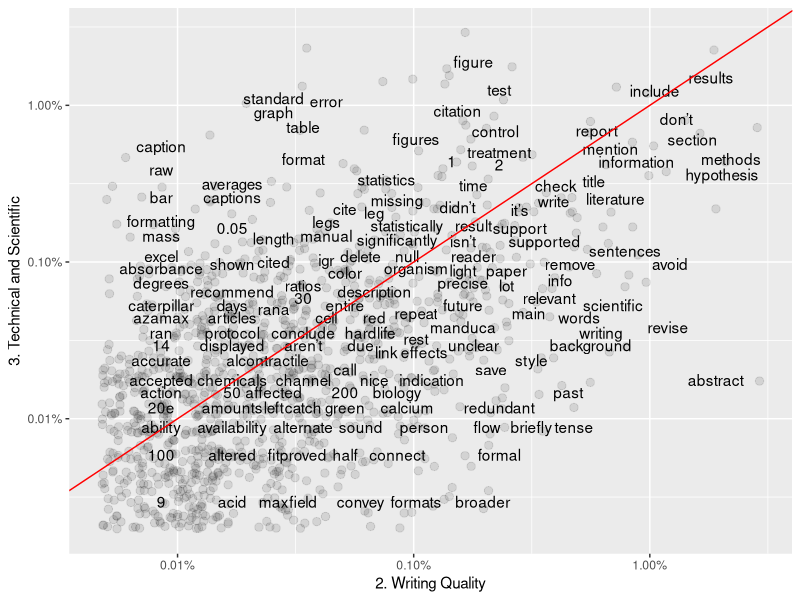
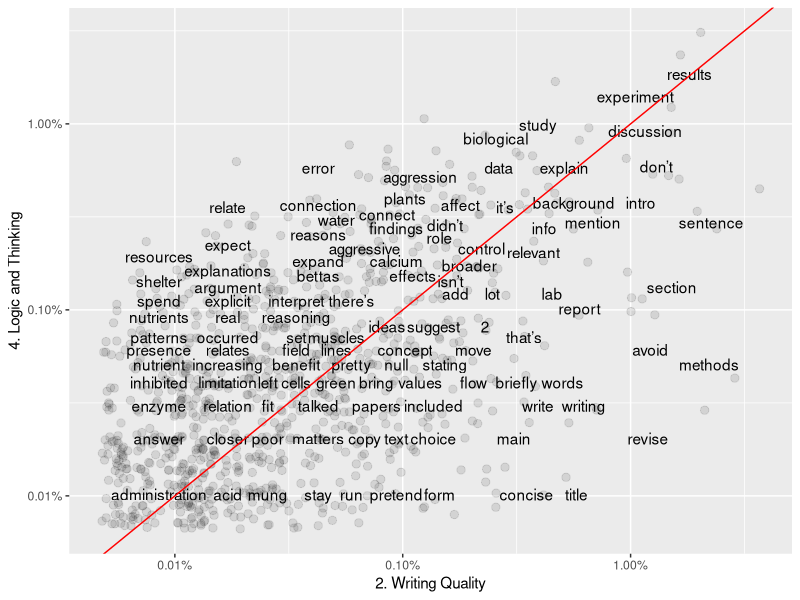
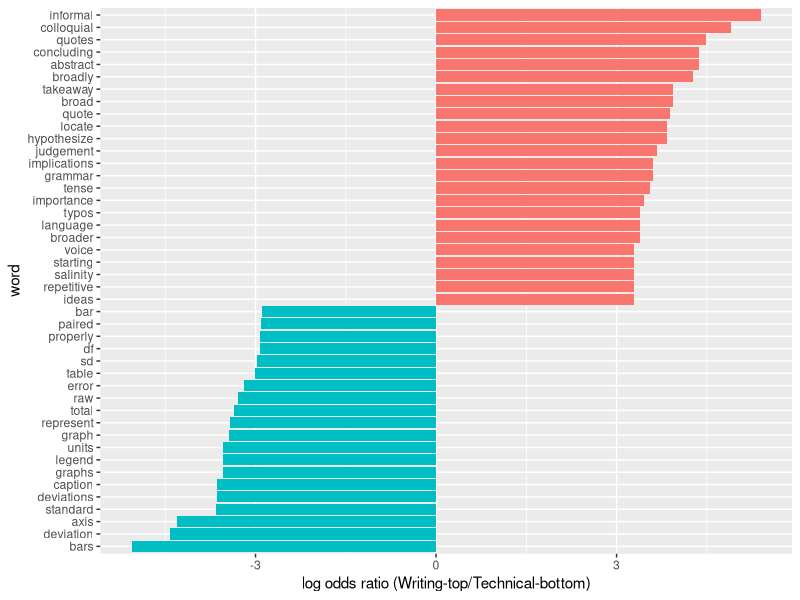
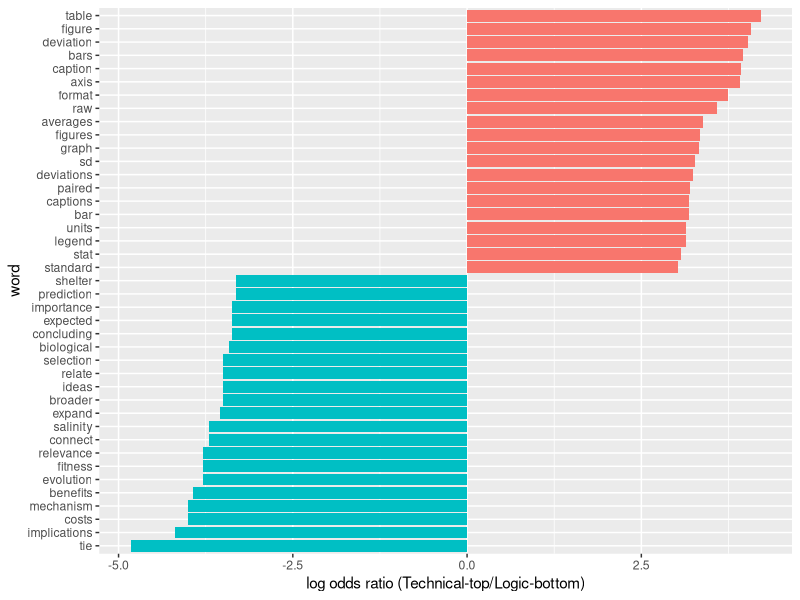
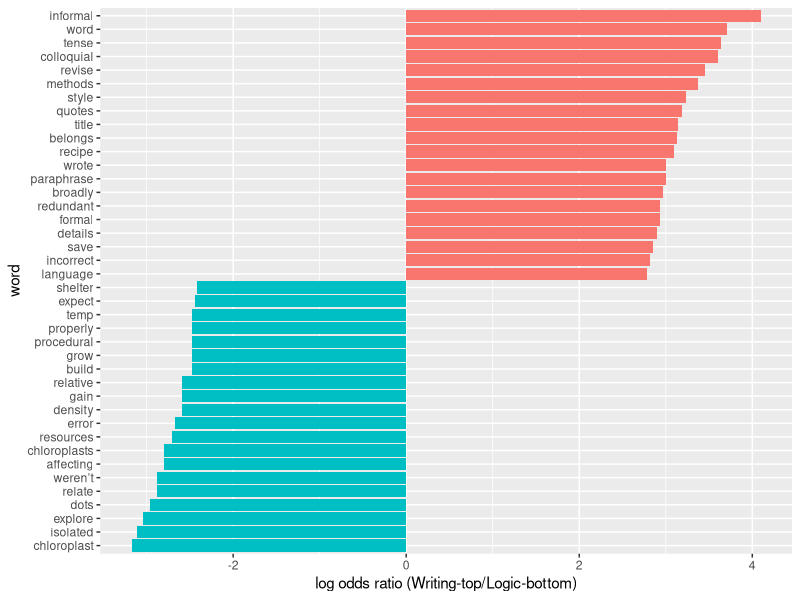
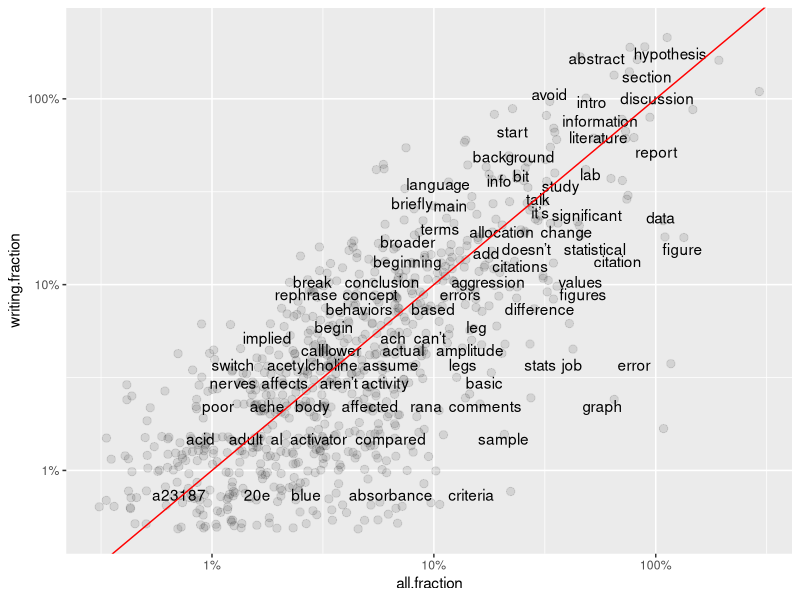
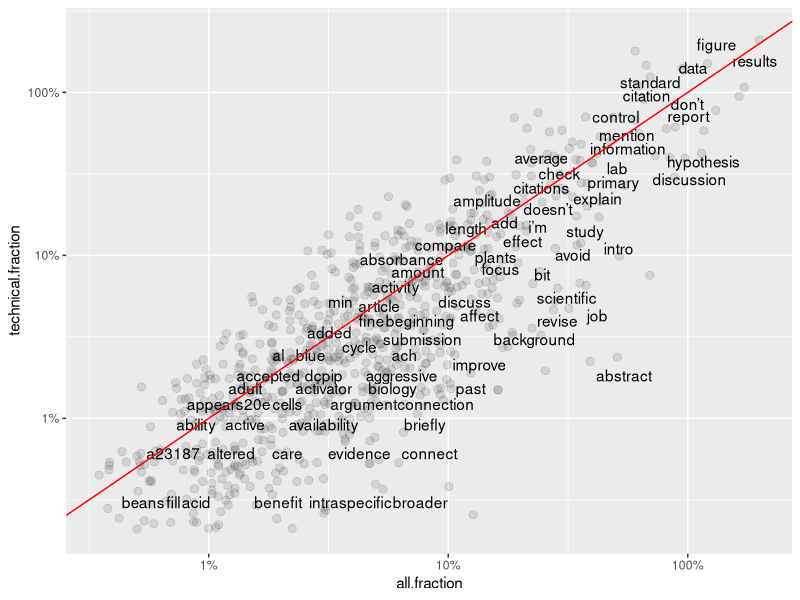
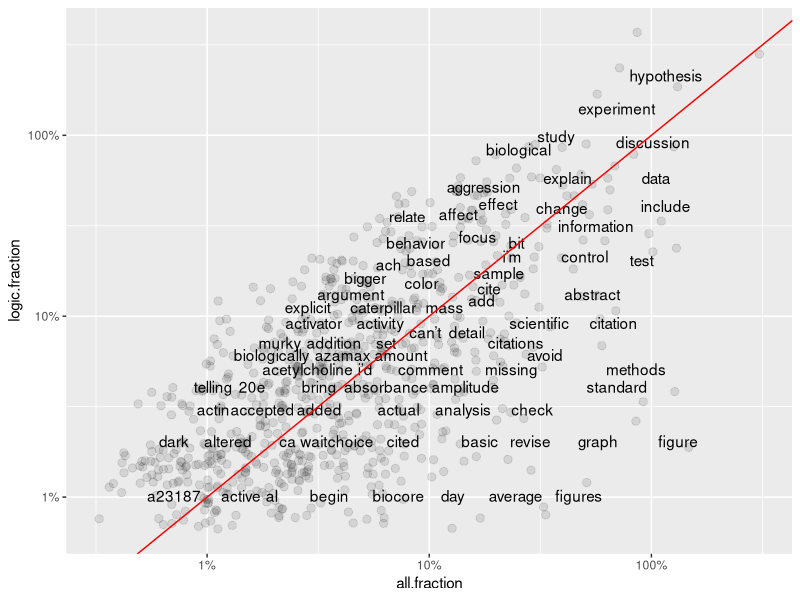

Write the R code that produced these figures, in order.
## ---- chunk 1
knitr::opts_chunk$set(echo = TRUE)
## ---- chunk 2
# Call in tidyverse, other required libraries.
library(tidyverse)
library(tidytext)
library(dplyr)
library(tidyr)
library(ggplot2)
library(scales)
## ---- chunk 3
#CSV file named "coded_full_comments_dataset_Spring18anon.csv" already has correctly organized text and meta-data. 
#Subsequent analyses call in subsets of "base_data".

base_data <- read_csv(file='data/coded_full_comments_dataset_Spring18anon.csv')
## ---- chunk 4
#"Course" column should only have entries that correspond to 113, 114, 214, NA. 
unique(base_data$course)
## ---- chunk 5
#Entries in "TAs" column should match the anonymous IDs for TAs assigned to the relevant courses in the semester being analyzed. Check that no additional or extra anonymous IDs are present, which would suggest improper coding or de-identification.
unique(base_data$ta)
## ---- chunk 6
#"Lab" should only have entries that match the limited keywords in codebook.
unique(base_data$lab)
## ---- chunk 7
#Look at the NUMBER of unique anonymous student IDs. Should be within 5% of (but not over) the combined enrollment of the 3 target courses for the semester.
unique(base_data$student)
## ---- chunk 8
#Check that "code.subject" list extracted from the dataset matches allowed terms in codebook.
unique(base_data$code.subject)
## ---- chunk 9
#Check that the "code.structure" list extracted from the dataset matches allowed terms in codebook.
unique(base_data$code.structure)
## ---- chunk 10
# Isolate table rows to compare. Then reduce larger dataframe to only 2 required columns of data.

frequency_writing <- filter(base_data, code.subject=="2. Writing Quality"|code.subject=="3. Technical and Scientific"|code.subject=="4. Logic and Thinking")
frequency_writing.subcolumns <- frequency_writing %>% select(1, 22:23)
## ---- chunk 11
# Tokenize phrases, remove stop words listed in standard reference file.
base_data_tokenized <- frequency_writing.subcolumns %>% 
  unnest_tokens(word,ta.comment) %>% 
  anti_join(stop_words)
## ---- chunk 12
#Block below re-organizes the data for comparisons. This pattern sets "2. Writing Quality" as the first dataset, then all other data in remaining columns.
#Groups by code.subject, calculated proportional frequency in each group.
#Final step creates 4 columns: word, 2. Writing Quality, code.subject, proportion
#Stats need this format to be able to compare 2. WQ against other values.
base_data_tokenized_sorted2 <- base_data_tokenized %>% 
  group_by(code.subject) %>%
  count(code.subject, word, sort=TRUE) %>% 
  mutate(proportion = n / sum(n)) %>% 
  select(-n) %>% 
  spread(code.subject, proportion) %>% 
  gather(code.subject, proportion, `3. Technical and Scientific`:`4. Logic and Thinking`)
## ---- chunk 13
cor.test(data = base_data_tokenized_sorted2[base_data_tokenized_sorted2$code.subject == "3. Technical and Scientific",], 
         ~ proportion + `2. Writing Quality`)
## ---- chunk 14
cor.test(data = base_data_tokenized_sorted2[base_data_tokenized_sorted2$code.subject == "4. Logic and Thinking",], 
         ~ proportion + `2. Writing Quality`)
## ---- chunk 15
# Isolate table rows to compare. Then reduce larger dataframe to only 2 required columns of data.

frequency_writing3 <- filter(base_data, code.subject=="3. Technical and Scientific"|code.subject=="2. Writing Quality"|code.subject=="4. Logic and Thinking")
frequency_writing3.subcolumns <- frequency_writing3 %>% select(1, 22:23)
## ---- chunk 16
# Tokenize phrases, remove stop words listed in standard reference file.
base_data_tokenized3 <- frequency_writing3.subcolumns %>% 
  unnest_tokens(word,ta.comment) %>% 
  anti_join(stop_words)
## ---- chunk 17
#Block below re-organizes the data for comparisons. This pattern sets "3. Writing Quality" as the first dataset, then all other data in remaining columns.
#Groups by code.subject, calculated proportional frequency in each group.
#Final step creates 4 columns: word, 2. Writing Quality, code.subject, proportion
#Stats need this format to be able to compare 2. WQ against other values.
base_data_tokenized_sorted3 <- base_data_tokenized3 %>% 
  group_by(code.subject) %>%
  count(code.subject, word, sort=TRUE) %>% 
  mutate(proportion = n / sum(n)) %>% 
  select(-n) %>% 
  spread(code.subject, proportion) %>% 
  gather(code.subject, proportion, `2. Writing Quality`:`4. Logic and Thinking`)
## ---- chunk 18
#Create groups by code.subject, calculates proportional frequency in each group.
#Final step creates 5 columns: code.subject, n, word, total, frequency.
base_data_tokenized_sorted3 <- base_data_tokenized3 %>% 
  group_by(code.subject) %>%
  count(code.subject, word, sort=TRUE) %>% 
  left_join(base_data_tokenized %>% 
              group_by(code.subject) %>% 
              summarise(total = n())) %>%
  mutate(freq = n/total)
## ---- chunk 19
#Groups by code.subject, calculated proportional frequency in each group.
#Final step creates 4 columns: word, 3. Technical and Scientific, code.subject, proportion
#Stats need this format to be able to compare 3. TS against other values.
base_data_tokenized_sorted3 <- base_data_tokenized3 %>% 
  group_by(code.subject) %>%
  count(code.subject, word, sort=TRUE) %>% 
  mutate(proportion = n / sum(n)) %>% 
  select(-n) %>% 
  spread(code.subject, proportion) %>% 
  gather(code.subject, proportion, `2. Writing Quality`:`4. Logic and Thinking`)

# THERE IS AN ERROR HERE I CANNOT DEBUG! If I change "3. Technical and Scientific"  to "2. Writing Quality", the structure of the tibble breaks. It goes from the correctly sorted 4 columns to incorrectly sorted 3 columns. It is NOT A TYPO; I cannot use a different order, or any other format. 

## ---- chunk 20
#Create groups by code.subject, calculates proportional frequency in each group.
#Final step creates 5 columns: code.subject, n, word, total, frequency.
base_data_tokenized_sorted2 <- base_data_tokenized %>% 
  group_by(code.subject) %>%
  count(code.subject, word, sort=TRUE) %>% 
  left_join(base_data_tokenized %>% 
  group_by(code.subject) %>% 
  summarise(total = n())) %>%
  mutate(freq = n/total)
## ---- chunk 21
base_data_tokenized_sorted2v3 <- base_data_tokenized_sorted2 %>% 
  select(code.subject, word, freq) %>% 
  spread(code.subject, freq) %>%
  arrange(`2. Writing Quality`,`3. Technical and Scientific`)
## ---- chunk 22
ggplot(base_data_tokenized_sorted2v3, aes(`2. Writing Quality`,`3. Technical and Scientific`)) +
  geom_jitter(alpha = 0.1, size = 2.5, width = 0.25, height = 0.25) +
  geom_text(aes(label = word), check_overlap = TRUE, vjust = 1.5) +
  scale_x_log10(labels = percent_format()) +
  scale_y_log10(labels = percent_format()) +
  geom_abline(color = "red")
  ggsave("Freqplot_3vs2.png", width = 10, height = 6)
## ---- chunk 23
#I can get part way around the problem by re-using the same data and calling a different subset for the Y axis. Want to add comparisons of 3 vs 4, but same tables cannot be created because dataframe keeps breaking when I try to change 2. WQ.

base_data_tokenized_sorted2v4 <- base_data_tokenized_sorted2 %>% 
  select(code.subject, word, freq) %>% 
  spread(code.subject, freq) %>%
  arrange(`2. Writing Quality`,`4. Logic and Thinking`)
## ---- chunk 24
ggplot(base_data_tokenized_sorted2v3, aes(`2. Writing Quality`,`4. Logic and Thinking`)) +
  geom_jitter(alpha = 0.1, size = 2.5, width = 0.25, height = 0.25) +
  geom_text(aes(label = word), check_overlap = TRUE, vjust = 1.5) +
  scale_x_log10(labels = percent_format()) +
  scale_y_log10(labels = percent_format()) +
  geom_abline(color = "red")
  ggsave("Freqplot_4vs2.png", width = 10, height = 6)
## ---- chunk 25
word_ratios2v3 <- base_data_tokenized %>%
  count(word, code.subject) %>%
  group_by(word) %>%
  filter(sum(n) >= 10) %>%
  ungroup() %>%
  spread(code.subject, n, fill = 0) %>%
  mutate_if(is.numeric, funs((. + 1) / (sum(.) + 1))) %>%
  mutate(logratio = log(`2. Writing Quality`/`3. Technical and Scientific`)) %>%
  arrange(desc(logratio))
## ---- chunk 26
word_ratios2v3 %>% 
  arrange(abs(logratio))
## ---- chunk 27
word_ratios2v3 %>%
  group_by(logratio < 0) %>%
  top_n(20, abs(logratio)) %>%
  ungroup() %>%
  mutate(word = reorder(word, logratio)) %>%
  ggplot(aes(word, logratio, fill = logratio < 0)) +
  geom_col(show.legend = FALSE) +
  coord_flip() +
  ylab("log odds ratio (Writing-top/Technical-bottom)") +
  scale_fill_discrete(name = "", labels = c("2. Writing Quality", "3. Technical and Scientific"))
  ggsave("Logplot_2vs3.png", width = 6, height = 10)

## ---- chunk 28
word_ratios3v4 <- base_data_tokenized %>%
  count(word, code.subject) %>%
  group_by(word) %>%
  filter(sum(n) >= 10) %>%
  ungroup() %>%
  spread(code.subject, n, fill = 0) %>%
  mutate_if(is.numeric, funs((. + 1) / (sum(.) + 1))) %>%
  mutate(logratio = log(`3. Technical and Scientific`/`4. Logic and Thinking`)) %>%
  arrange(desc(logratio))
## ---- chunk 29
word_ratios3v4 %>% 
  arrange(abs(logratio))
## ---- chunk 30
word_ratios3v4 %>%
  group_by(logratio < 0) %>%
  top_n(20, abs(logratio)) %>%
  ungroup() %>%
  mutate(word = reorder(word, logratio)) %>%
  ggplot(aes(word, logratio, fill = logratio < 0)) +
  geom_col(show.legend = FALSE) +
  coord_flip() +
  ylab("log odds ratio (Technical-top/Logic-bottom)") +
  scale_fill_discrete(name = "", labels = c("3. Technical and Scientific","4. Logic and Thinking"))
  ggsave("Logplot_3vs4.png", width = 6, height = 10)

## ---- chunk 31
word_ratios2v4 <- base_data_tokenized %>%
  count(word, code.subject) %>%
  group_by(word) %>%
  filter(sum(n) >= 10) %>%
  ungroup() %>%
  spread(code.subject, n, fill = 0) %>%
  mutate_if(is.numeric, funs((. + 1) / (sum(.) + 1))) %>%
  mutate(logratio = log(`2. Writing Quality`/`4. Logic and Thinking`)) %>%
  arrange(desc(logratio))
## ---- chunk 32
word_ratios2v4 %>% 
  arrange(abs(logratio))
## ---- chunk 33
word_ratios2v4 %>%
  group_by(logratio < 0) %>%
  top_n(20, abs(logratio)) %>%
  ungroup() %>%
  mutate(word = reorder(word, logratio)) %>%
  ggplot(aes(word, logratio, fill = logratio < 0)) +
  geom_col(show.legend = FALSE) +
  coord_flip() +
  ylab("log odds ratio (Writing-top/Logic-bottom)") +
  scale_fill_discrete(name = "", labels = c("2. Writing Quality", "4. Logic and Thinking"))
  ggsave("Logplot_2vs4.png", width = 6, height = 10)

## ---- chunk 34
# Tokenize phrases, remove stop words listed in standard reference file.
base_data_tokenized <- base_data %>% 
  unnest_tokens(word,ta.comment)

# An alternative approach to pulling out stopwords  
sortedwords.comments.all <- base_data_tokenized %>%
  filter(!word %in% stop_words$word,
         !word %in% str_remove_all(stop_words$word, "'"),
         str_detect(word, "[a-z]")) %>%
  count(word, word, sort = TRUE) %>%
  ungroup()

#Calculate the number of words in total in the subset
total_words.all <- sortedwords.comments.all %>% 
  summarize(total = sum(n))

#Mutate table to calculate then append fractional word frequency in the text.
sortedwords.comments.all.fraction <- sortedwords.comments.all %>% as_tibble() %>% mutate(
  all.fraction = (n*100)/total_words.all$total
  )
## ---- chunk 35
#Creates 8 SUBSETs of tokenized data, split out based on contents of "code.subject": 
base_data_tokenized.basic <- subset(base_data_tokenized, code.subject == "1. Basic Criteria", select = (1:28))
base_data_tokenized.writing <- subset(base_data_tokenized, code.subject == "2. Writing Quality", select = (1:28))
base_data_tokenized.technical <- subset(base_data_tokenized, code.subject == "3. Technical and Scientific", select = (1:28))
base_data_tokenized.logic <- subset(base_data_tokenized, code.subject == "4. Logic and Thinking", select = (1:28))
base_data_tokenized.praise <- subset(base_data_tokenized, code.subject == "5. Praise or Concern", select = (1:28))
base_data_tokenized.misconduct <- subset(base_data_tokenized, code.subject == "6. Misconduct", select = (1:28))
base_data_tokenized.narrative <- subset(base_data_tokenized, code.subject == "12. Narrative Comments", select = (1:28))
base_data_tokenized.sciname <- subset(base_data_tokenized, code.subject == "Scientific Name", select = (1:28))
## ---- chunk 36
sortedwords.basic <- base_data_tokenized.basic %>%
  count(word, word, sort = TRUE) %>%
  ungroup()

#Calculate the number of words in total in the subset
total_words.basic <- sortedwords.basic %>% 
  summarize(total = sum(n))

#Mutate table to calculate then append fractional word frequency in the text.
sortedwords.basic.fraction <- sortedwords.basic %>% as_tibble() %>% mutate(
  basic.fraction = (n*100)/total_words.basic$total
)
## ---- chunk 37
sortedwords.writing <- base_data_tokenized.writing %>%
  filter(!word %in% stop_words$word,
         !word %in% str_remove_all(stop_words$word, "'"),
         str_detect(word, "[a-z]")) %>%
  count(word, word, sort = TRUE) %>%
  ungroup()

#Calculate the number of words in total in the subset
total_words.writing <- sortedwords.writing %>% 
  summarize(total = sum(n))

#Mutate table to calculate then append fractional word frequency in the text.
sortedwords.writing.fraction <- sortedwords.writing %>% as_tibble() %>% mutate(
  writing.fraction = (n*100)/total_words.writing$total
)
## ---- chunk 38
sortedwords.technical <- base_data_tokenized.technical %>%
  filter(!word %in% stop_words$word,
         !word %in% str_remove_all(stop_words$word, "'"),
         str_detect(word, "[a-z]")) %>%
  count(word, word, sort = TRUE) %>%
  ungroup()

#Calculate the number of words in total in the subset
total_words.technical <- sortedwords.technical %>% 
  summarize(total = sum(n))

#Mutate table to calculate then append fractional word frequency in the text.
sortedwords.technical.fraction <- sortedwords.technical %>% as_tibble() %>% mutate(
  technical.fraction = (n*100)/total_words.technical$total
)
## ---- chunk 39
sortedwords.logic <- base_data_tokenized.logic %>%
  filter(!word %in% stop_words$word,
         !word %in% str_remove_all(stop_words$word, "'"),
         str_detect(word, "[a-z]")) %>%
  count(word, word, sort = TRUE) %>%
  ungroup()

#Calculate the number of words in total in the subset
total_words.logic <- sortedwords.logic %>% 
  summarize(total = sum(n))

#Mutate table to calculate then append fractional word frequency in the text.
sortedwords.logic.fraction <- sortedwords.logic %>% as_tibble() %>% mutate(
  logic.fraction = (n*100)/total_words.logic$total
)
## ---- chunk 40
total <- merge(sortedwords.comments.all.fraction,sortedwords.writing.fraction,by="word") 
total2 <- merge(total,sortedwords.technical.fraction,by="word")
total3 <- merge(total2,sortedwords.logic.fraction,by="word")
#rename lines that were possibly confusing
names(total3)[2] <- "all.count"
names(total3)[4] <- "writing.count"
names(total3)[6] <- "technical.count"
names(total3)[8] <- "logic.count"

#Mutate table to calculate then append fractional word frequency in the text.
total4 <- total3 %>% as_tibble() %>% mutate(
  writing.wt = (writing.count *100)/all.count
)

total5 <- total4 %>% as_tibble() %>% mutate(
  technical.wt = (technical.count *100)/all.count
)

total6 <- total5 %>% as_tibble() %>% mutate(
  logic.wt = (logic.count *100)/all.count
)

## ---- chunk 41
ggplot(total6, aes(`all.fraction`,`writing.fraction`)) +
  geom_jitter(alpha = 0.1, size = 2.5, width = 0.25, height = 0.25) +
  geom_text(aes(label = word), check_overlap = TRUE, vjust = 1.5) +
  scale_x_log10(labels = percent_format()) +
  scale_y_log10(labels = percent_format()) +
  geom_abline(color = "red")
  ggsave("Freqplot_2vsA.png", width = 10, height = 6)

## ---- chunk 42
ggplot(total6, aes(`all.fraction`,`technical.fraction`)) +
  geom_jitter(alpha = 0.1, size = 2.5, width = 0.25, height = 0.25) +
  geom_text(aes(label = word), check_overlap = TRUE, vjust = 1.5) +
  scale_x_log10(labels = percent_format()) +
  scale_y_log10(labels = percent_format()) +
  geom_abline(color = "red")
  ggsave("Freqplot_3vsA.png", width = 10, height = 6)

## ---- chunk 43
ggplot(total6, aes(`all.fraction`,`logic.fraction`)) +
  geom_jitter(alpha = 0.1, size = 2.5, width = 0.25, height = 0.25) +
  geom_text(aes(label = word), check_overlap = TRUE, vjust = 1.5) +
  scale_x_log10(labels = percent_format()) +
  scale_y_log10(labels = percent_format()) +
  geom_abline(color = "red")
  ggsave("Freqplot_4vsA.png", width = 10, height = 6)

## ---- chunk 44
ggplot(total6, aes(`writing.fraction`,`technical.fraction`)) +
  geom_jitter(alpha = 0.1, size = 2.5, width = 0.25, height = 0.25) +
  geom_text(aes(label = word), check_overlap = TRUE, vjust = 1.5) +
  scale_x_log10(labels = percent_format()) +
  scale_y_log10(labels = percent_format()) +
  geom_abline(color = "red")
  ggsave("Freqplot_3vs2.png", width = 10, height = 6)

## ---- chunk 45
ggplot(total6, aes(`technical.fraction`,`logic.fraction`)) +
  geom_jitter(alpha = 0.1, size = 2.5, width = 0.25, height = 0.25) +
  geom_text(aes(label = word), check_overlap = TRUE, vjust = 1.5) +
  scale_x_log10(labels = percent_format()) +
  scale_y_log10(labels = percent_format()) +
  geom_abline(color = "red")
  ggsave("Freqplot_4vs3.png", width = 10, height = 6)

## ---- chunk 46
ggplot(total6, aes(`writing.fraction`,`logic.fraction`)) +
  geom_jitter(alpha = 0.1, size = 2.5, width = 0.25, height = 0.25) +
  geom_text(aes(label = word), check_overlap = TRUE, vjust = 1.5) +
  scale_x_log10(labels = percent_format()) +
  scale_y_log10(labels = percent_format()) +
  geom_abline(color = "red")
  ggsave("Freqplot_4vs2.png", width = 10, height = 6)
